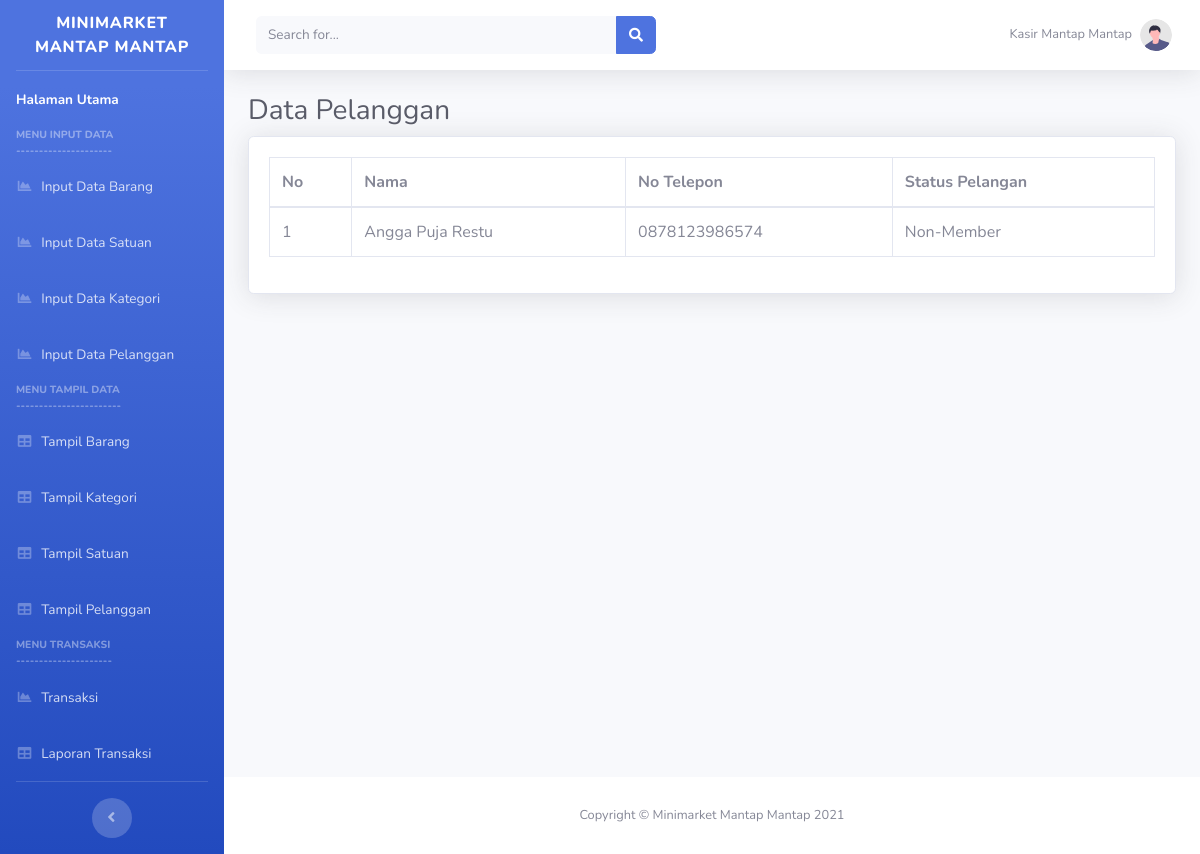
The app's page /tampil_pelanggan.php, older data.
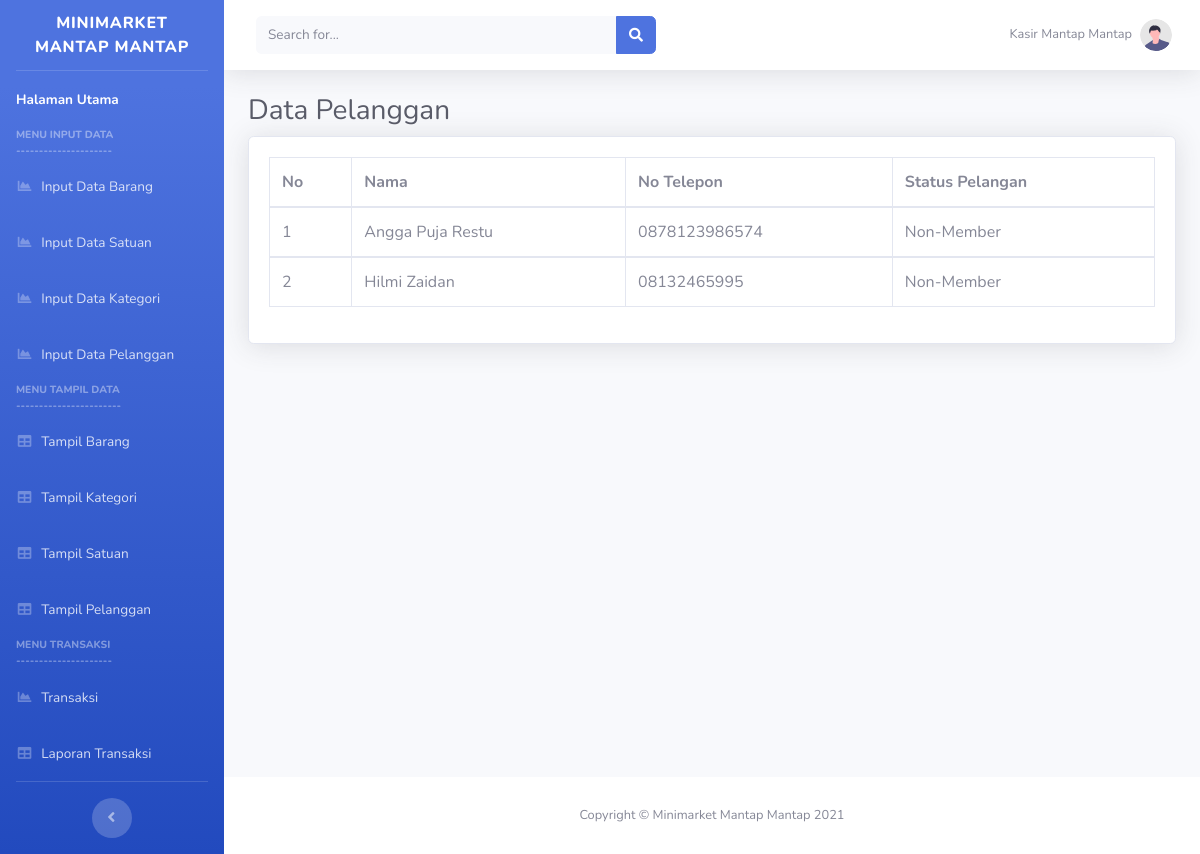
The same page, newer data.
### tables this page shows
CREATE TABLE `pelanggan` (
  `id_pelanggan` int(11) NOT NULL AUTO_INCREMENT,
  `nama_pelanggan` char(20) DEFAULT NULL,
  `no_tlp` varchar(14) DEFAULT NULL,
  `status` char(10) DEFAULT NULL,
  PRIMARY KEY (`id_pelanggan`)
);

### tampil_pelanggan.php (the view, shortened to what this page needs)
<?php
        include_once("database/connection.php");?>
<!DOCTYPE html>
<html lang="en">
<head>
    <link href="vendor/bootstrap/css/bootstrap.min.css" rel="stylesheet">
    <link href="vendor/fontawesome-free/css/all.min.css" rel="stylesheet" type="text/css">
    <link href="css/sb-admin-2.min.css" rel="stylesheet">
</head>
<body id="page-top">
    <div id="wrapper">
        <?php
         require('sidebar.php');
         require('topbar.php');
        ?>
      <div class="container-fluid">
        <h1 class="h3 mb-2 text-gray-800">Data Pelanggan</h1>
        <div class="card shadow mb-4">
            <div class="card-body">
                <div class="table-responsive">
                    <table class="table table-bordered" id="dataTable" width="100%" cellspacing="0">
                        <thead>
                            <tr>
                            <th>No</th>
                                <th>Nama</th>
                                <th>No Telepon</th>
                                <th>Status Pelangan</th>
                            </tr>
                        </thead>
                        <?php
                            $no = 1;
                            $data_pelanggan = mysqli_query($connect, "SELECT * FROM pelanggan");
                            while ($d = mysqli_fetch_assoc($data_pelanggan)) {
                        ?>
                        <tbody>
                            <tr>
                            <td><?php echo $no++;?></td>
                            <td><?php echo $d['nama_pelanggan']; ?></td>
                            <td><?php echo $d['no_tlp']; ?></td>
                            <td><?php echo $d['status']; ?></td>
                            </tr>
                        </tbody>
                        <?php }; ?>
                    </table>
                </div>
            </div>
        </div>
    </div>
</div>
             <footer class="sticky-footer bg-white">
                <div class="container my-auto">
                    <div class="copyright text-center my-auto">
                        <span>Copyright &copy; Minimarket Mantap Mantap 2021</span>
                    </div>
                </div>
            </footer>
        </div>
    </div>
</body>
</html>

Row changes from the older to the newer data that the page shows:
added pelanggan: nama_pelanggan "Hilmi Zaidan", no_tlp "08132465995", status "Non-Member"
